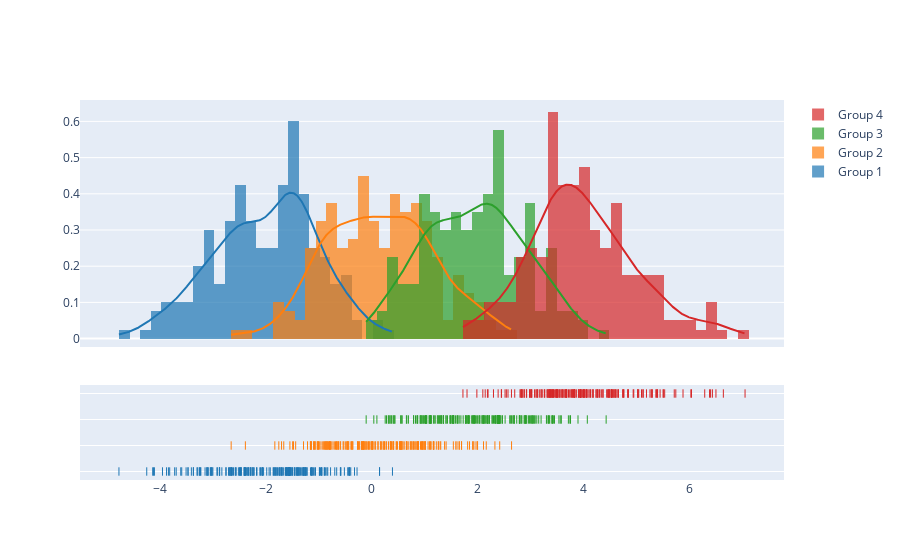

Here is the notebook cell this chart was saved with:
### Code cell
import plotly.figure_factory as ff

# Add histogram data
x1 = np.random.randn(200) - 2
x2 = np.random.randn(200)
x3 = np.random.randn(200) + 2
x4 = np.random.randn(200) + 4

# Group data together
hist_data = [x1, x2, x3, x4]

group_labels = ['Group 1', 'Group 2', 'Group 3', 'Group 4']

# Create distplot with custom bin_size
fig = ff.create_distplot(hist_data, group_labels, bin_size=.2)
fig.show()

### Figure 1 — Plotly figure (JSON) as saved in the notebook; plotly's stock layout.template omitted (floating-point values rounded to 4 significant figures; data arrays with more than 128 entries replaced by an {"elided": "..."} marker saying what was removed)
{"data": [{"autobinx": false, "histnorm": "probability density", "legendgroup": "Group 1", "marker": {"color": "rgb(31, 119, 180)"}, "name": "Group 1", "opacity": 0.7, "type": "histogram", "x": {"elided": "200 float values"}, "xaxis": "x", "xbins": {"end": 0.3914, "size": 0.2, "start": -4.78}, "yaxis": "y"}, {"autobinx": false, "histnorm": "probability density", "legendgroup": "Group 2", "marker": {"color": "rgb(255, 127, 14)"}, "name": "Group 2", "opacity": 0.7, "type": "histogram", "x": {"elided": "200 float values"}, "xaxis": "x", "xbins": {"end": 2.643, "size": 0.2, "start": -2.659}, "yaxis": "y"}, {"autobinx": false, "histnorm": "probability density", "legendgroup": "Group 3", "marker": {"color": "rgb(44, 160, 44)"}, "name": "Group 3", "opacity": 0.7, "type": "histogram", "x": {"elided": "200 float values"}, "xaxis": "x", "xbins": {"end": 4.432, "size": 0.2, "start": -0.1059}, "yaxis": "y"}, {"autobinx": false, "histnorm": "probability density", "legendgroup": "Group 4", "marker": {"color": "rgb(214, 39, 40)"}, "name": "Group 4", "opacity": 0.7, "type": "histogram", "x": {"elided": "200 float values"}, "xaxis": "x", "xbins": {"end": 7.059, "size": 0.2, "start": 1.724}, "yaxis": "y"}, {"legendgroup": "Group 1", "marker": {"color": "rgb(31, 119, 180)"}, "mode": "lines", "name": "Group 1", "showlegend": false, "type": "scatter", "x": {"elided": "500 float values"}, "xaxis": "x", "y": {"elided": "500 float values"}, "yaxis": "y"}, {"legendgroup": "Group 2", "marker": {"color": "rgb(255, 127, 14)"}, "mode": "lines", "name": "Group 2", "showlegend": false, "type": "scatter", "x": {"elided": "500 float values"}, "xaxis": "x", "y": {"elided": "500 float values"}, "yaxis": "y"}, {"legendgroup": "Group 3", "marker": {"color": "rgb(44, 160, 44)"}, "mode": "lines", "name": "Group 3", "showlegend": false, "type": "scatter", "x": {"elided": "500 float values"}, "xaxis": "x", "y": {"elided": "500 float values"}, "yaxis": "y"}, {"legendgroup": "Group 4", "marker": {"color": "rgb(214, 39, 40)"}, "mode": "lines", "name": "Group 4", "showlegend": false, "type": "scatter", "x": {"elided": "500 float values"}, "xaxis": "x", "y": {"elided": "500 float values"}, "yaxis": "y"}, {"legendgroup": "Group 1", "marker": {"color": "rgb(31, 119, 180)", "symbol": "line-ns-open"}, "mode": "markers", "name": "Group 1", "showlegend": false, "type": "scatter", "x": {"elided": "200 float values"}, "xaxis": "x", "y": {"elided": "200 str values"}, "yaxis": "y2"}, {"legendgroup": "Group 2", "marker": {"color": "rgb(255, 127, 14)", "symbol": "line-ns-open"}, "mode": "markers", "name": "Group 2", "showlegend": false, "type": "scatter", "x": {"elided": "200 float values"}, "xaxis": "x", "y": {"elided": "200 str values"}, "yaxis": "y2"}, {"legendgroup": "Group 3", "marker": {"color": "rgb(44, 160, 44)", "symbol": "line-ns-open"}, "mode": "markers", "name": "Group 3", "showlegend": false, "type": "scatter", "x": {"elided": "200 float values"}, "xaxis": "x", "y": {"elided": "200 str values"}, "yaxis": "y2"}, {"legendgroup": "Group 4", "marker": {"color": "rgb(214, 39, 40)", "symbol": "line-ns-open"}, "mode": "markers", "name": "Group 4", "showlegend": false, "type": "scatter", "x": {"elided": "200 float values"}, "xaxis": "x", "y": {"elided": "200 str values"}, "yaxis": "y2"}], "layout": {"barmode": "overlay", "hovermode": "closest", "legend": {"traceorder": "reversed"}, "xaxis": {"anchor": "y2", "domain": [0.0, 1.0], "zeroline": false}, "yaxis": {"anchor": "free", "domain": [0.35, 1], "position": 0.0}, "yaxis2": {"anchor": "x", "domain": [0, 0.25], "dtick": 1, "showticklabels": false}}}
